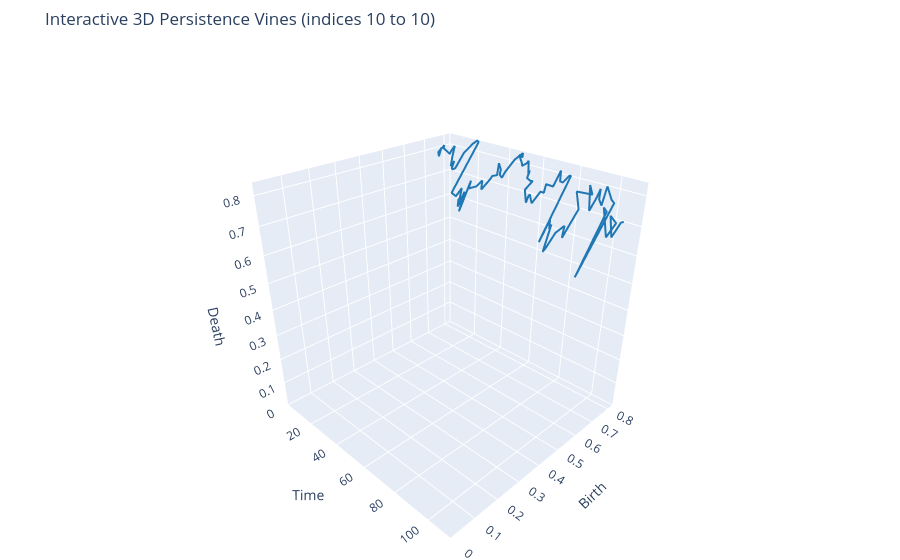

This figure's notebook cell:
### Code cell
plotly_vines_3d(vines_H1, start_idx, start_idx)
